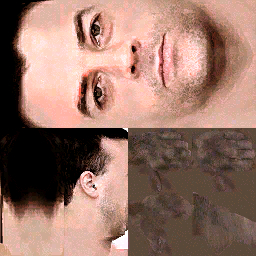
#> input picture arma_CWR/tests/integration/multiplayer/custom_face_hosted_visual.test/face.jpg, 256 x 256 px
$ python pair.py ../../../../arma_CWR/tests/integration/multiplayer/custom_face_hosted_visual.test/face.jpg ../../../../arma_CWR/tests/integration/multiplayer/custom_face_hosted_visual.test/face.jpg out.png ../../../../arma_CWR/tests/integration/multiplayer/custom_face_hosted_visual.test/face.jpg ../../../../arma_CWR/tests/integration/multiplayer/custom_face_hosted_visual.test/face.jpg ../../../../arma_CWR/tests/integration/multiplayer/custom_face_hosted_visual.test/face.jpg
#> lines starting #> are read from the running program, lines starting #| are printed output that depends on the picture
"""pair.py <off.png> <on.png> <out.png> [x0 y0 x1 y1] [scale]: off above on (or a crop of both), labelled."""
import sys
from PIL import Image, ImageDraw
a = Image.open(sys.argv[1]).convert("RGB")
#> a is the input picture: PIL image 256x256 RGB; mean R, G, B 152.1, 117.2, 104.8
b = Image.open(sys.argv[2]).convert("RGB")
if len(sys.argv) >= 8:
    box = tuple(int(v) for v in sys.argv[4:8])
    a, b = a.crop(box), b.crop(box)
scale = float(sys.argv[8]) if len(sys.argv) >= 9 else (1.0 if a.width > 1000 else 2.0)
#> scale = 2
size = (int(a.width * scale), int(a.height * scale))
#> size = (512, 512)
a, b = a.resize(size), b.resize(size)
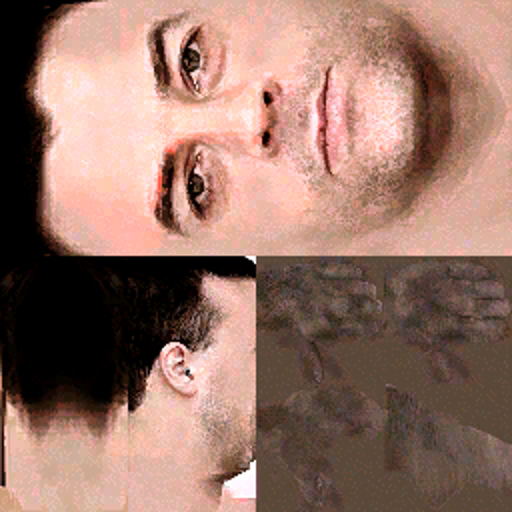
#> a: PIL image 512x512 RGB; mean R, G, B 152.1, 117.2, 104.8
out = Image.new("RGB", (size[0], size[1] * 2 + 6), (0, 0, 0))
#> out: PIL image 512x1030 RGB; every value is 0
out.paste(a, (0, 0))
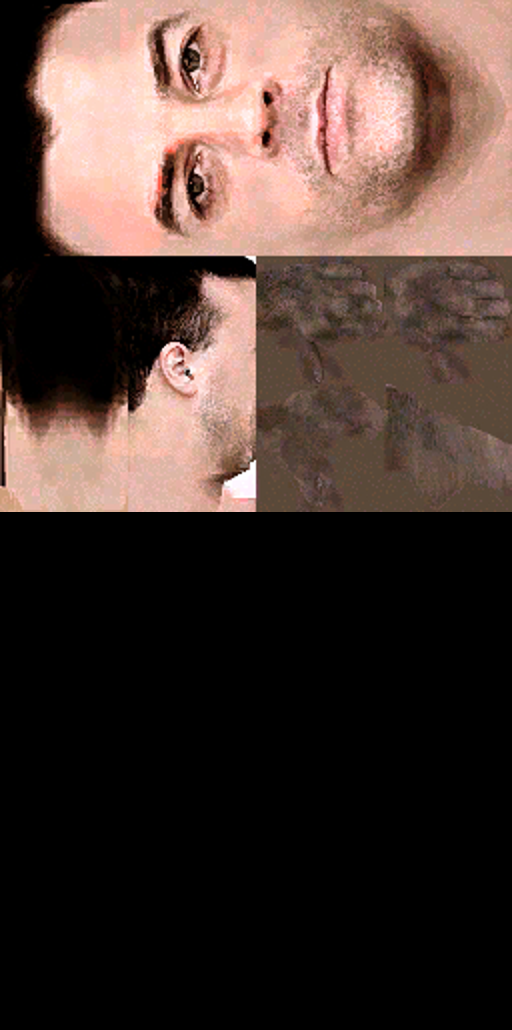
#> out: PIL image 512x1030 RGB; mean R, G, B 75.6, 58.3, 52.1
out.paste(b, (0, size[1] + 6))
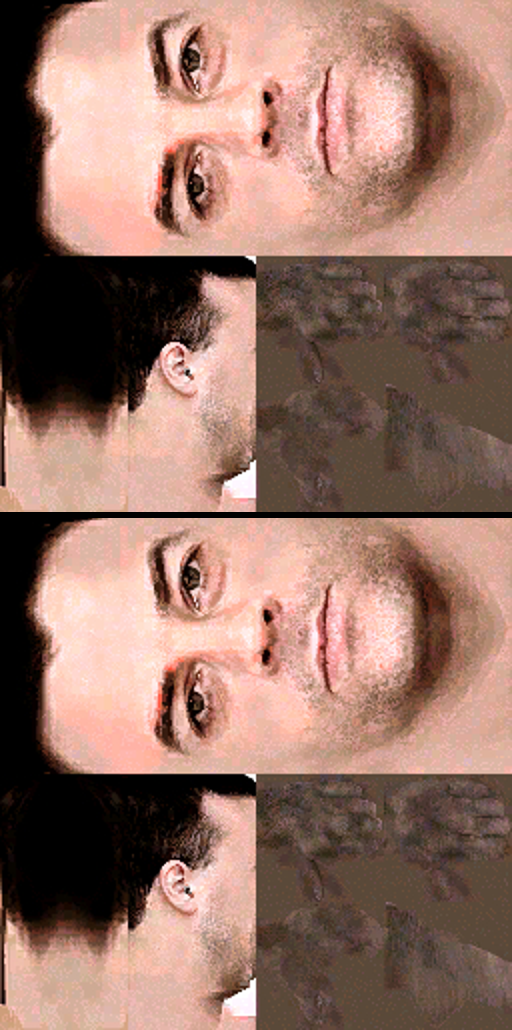
#> out: PIL image 512x1030 RGB; mean R, G, B 151.2, 116.5, 104.2
d = ImageDraw.Draw(out)
for y, t in ((4, "off"), (size[1] + 10, "on")):
    d.rectangle((4, y, 44, y + 18), fill=(0, 0, 0))
    d.text((8, y + 3), t, fill=(255, 255, 255))
out.save(sys.argv[3])
